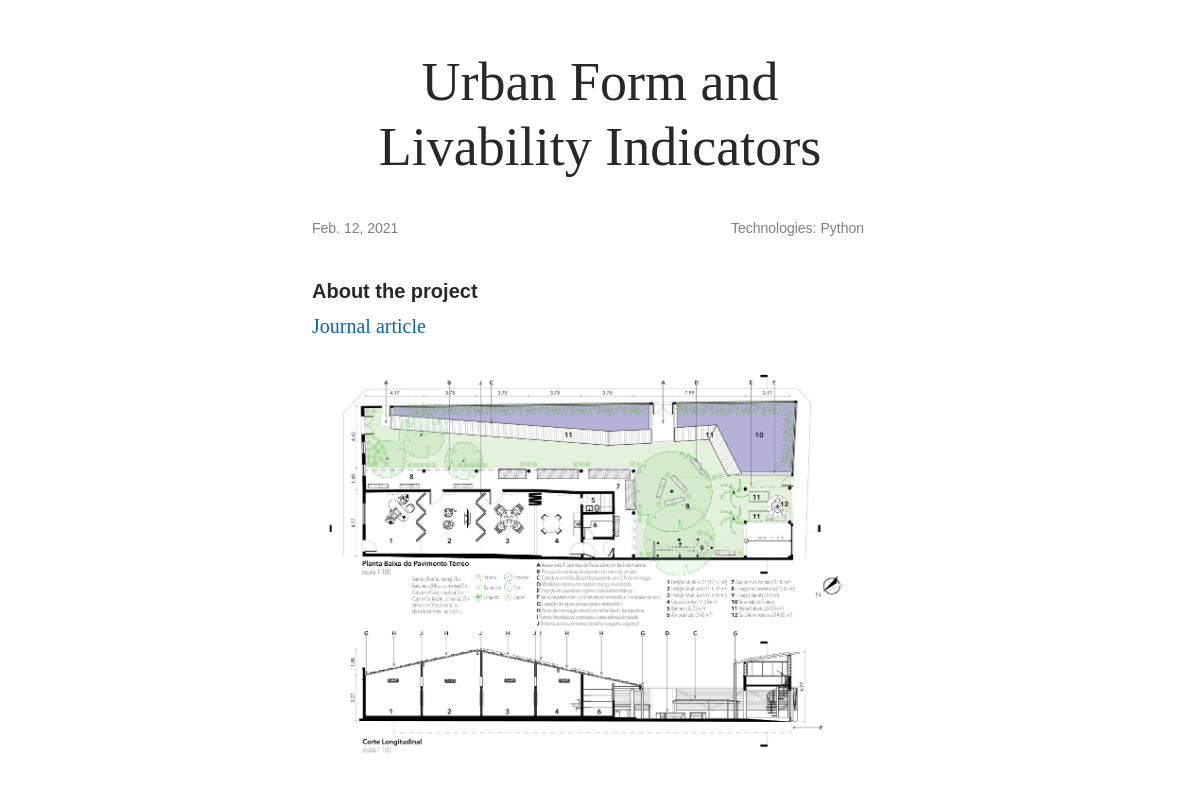
The app's page /5/ with its own data.
### projects/models.py (models this page shows, shortened)
class Project(models.Model):
	title = models.CharField(max_length=100)
	description = models.TextField()
	detailed_description = models.TextField(null=True, blank=True)
	date = models.DateField()
	image = models.FilePathField(path="static/img")
	technologies = MultiSelectField(choices=TECHS, default=(('python', 'Python')))
	link = models.URLField(null=True, blank=True)
	code = models.URLField(null=True, blank=True)
	filter = models.CharField(default='filter-gd', max_length=30)
	publish = models.BooleanField(default=True)
	model = models.URLField(null=True, blank=True)

### projects/views.py (the view)
# urls.py: path("<int:pk>/", views.project_detail, name="project_detail"),
def project_detail(request, pk):
    context = {'project': Project.objects.get(pk=pk)}
    return render(request, 'project_detail.html', context)

### projects/templates/project_detail.html (shortened to what this page needs)
{% load static %}
<html lang="en">
<head>
  <link href="{% static 'vendor/aos/aos.css' %}" rel="stylesheet">
  <link href="{% static 'vendor/bootstrap/css/bootstrap.min.css' %}" rel="stylesheet">
  <link href="{% static 'vendor/bootstrap-icons/bootstrap-icons.css' %}" rel="stylesheet">
  <link href="{% static 'vendor/boxicons/css/boxicons.min.css' %}" rel="stylesheet">
  <link href="{% static 'vendor/glightbox/css/glightbox.min.css' %}" rel="stylesheet">
  <link href="{% static 'vendor/swiper/swiper-bundle.min.css' %}" rel="stylesheet">
  <link href="{% static 'css/style.css' %}" rel="stylesheet">
</head>
<div class="row" style="width:50vw; margin:0 auto; margin-top: 50px">
<h3 class="section-title" style="font-family:Cormorant Garamond; font-size:54">{{ project.title }}</h3>
<div class="row">
    <div class="col-lg-6">
        <small style="color:gray; font-family:Helvetica">{{ project.date }}</small>
    </div>
        <div class="col-lg-6" align="right">
        <small style="color:gray; font-family:Helvetica">Technologies: {{ project.technologies }}</small>
    </div>
</div>
<div class="row" style="width:50vw; font-family:Charter; font-size:20; margin-top: 40px">
    <h6 style="font-family:Helvetica; font-weight: 600; font-size:20">About the project</h6>
    <p>{{ project.description|safe }}</p>
    <img src="{% static project.image %}" alt="">
</div>
<div class="row" style="width:50vw; margin:0 auto; font-family:Charter; font-size:20">
</div>
</div>
</html>

### static/css/style.css (style rules this page uses)
a { color: #0563bb; text-decoration: none; }
h1, h2, h3, h4, h5, h6 { font-family: "Raleway", sans-serif; }
.section-title { text-align: center; padding-bottom: 30px; }

### records on screen
Project: title "Urban Form and Livability Indicators", date "Feb. 12, 2021", technologies "Python", description "Journal article", image (picture)
